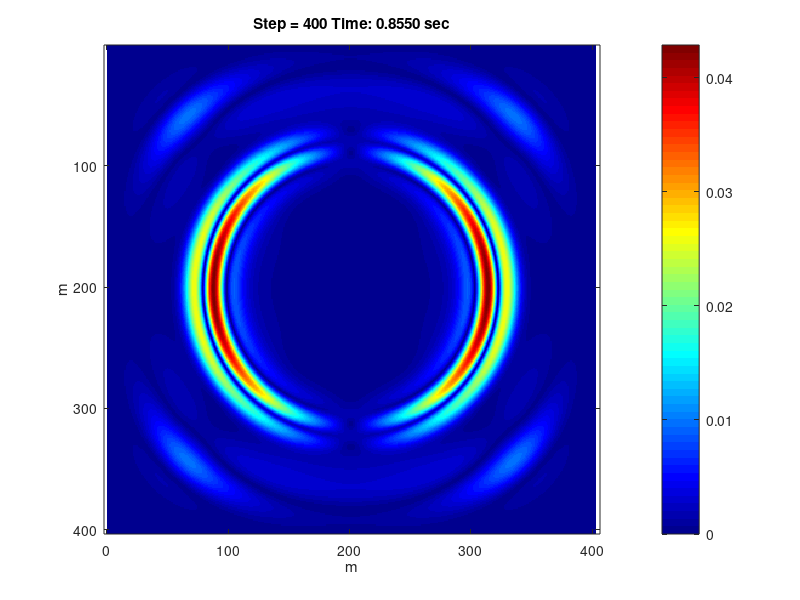

The MATLAB script that drew this image:
% Simple FDTD seismic wave propagation in 2D elastic isotropic medium
% surrounded by simple sponge boundaries with exponential decay
% (Cerjan, 1985).
%
% We solve wave equation in time domain and displacement formulation
% getting wavefield in terms of displacement vector [ux, uz].
%
% Elastic medium is parametrized by Lame parameters and density, we show
% Courant condition and number of points per wavelength prior running %
% loop over time steps.
%
% Conventional FD star-stencils deliver accuracy O(2,2)
% [1 -2 1]/dx2 and [1 -1 -1 1]/4dxdz
% --------------------------------------------------------------
% The code is intentionally writen in a single file
% to simplify start up.
%
% The program does not save any files, add such option manually if needed.
%
% The goal is to provide a simple example of wave propagation
% in elastic medium.
%
% --------------------------------------------------------------
% Oleg Ovcharenko and Vladimir Kazei, 2018
%
% oleg.ovcharenko@kaust.edu.sa
% vladimir.kazei@kaust.edu.sa
%
% King Abdullah University of Science and Technology
% Thuwal, Saudi Arabia
% --------------------------------------------------------------

close all;
clear all;

% Output periodicity in time steps
IT_DISPLAY = 100;

%% MODEL
% Model dimensions, [m]
nx = 401;
nz = 401;
dx = 10;
dz = dx;

% Elastic parameters
vp = 3300.0 * ones(nz, nx);         % velocity of compressional waves, [m/s]
vs = vp / 1.732;                    % velocity of shear waves, [m/s]
rho = 2800.0 * ones(size(vp));      % density, [kg/m3]

% Uncomment below to load Marmousi II benchmark model
% load('./data/marmousi_ii_resampled.mat')

% Lame parameters
lam = rho.*(vp.^2 - 2*vs.^2);       % first Lame parameter
mu = rho.*vs.^2;                    % shear modulus, [N/m2]

%% TIME STEPPING
t_total = 1.;                       % [sec] recording duration
dt = 1/(max(vp(:)) * sqrt(1.0/dx^2 + 1.0/dz^2));
nt = round(t_total/dt);             % number of time steps
t = [0:nt]*dt;

%% SOURCE
f0 = 5.0;                          % dominant frequency of the wavelet
t0 = 1.20 / f0;                     % excitation time
factor = 1e10;                      % amplitude coefficient
angle_force = 90.0;                 % spatial orientation

jsrc = round(nz/2);                 % source location along OZ
isrc = round(nx/2);                 % source location along OX

deg2rad = pi / 180.d0;              % convet degrees to radians
a = pi*pi*f0*f0;
dt2rho_src = dt^2/rho(jsrc, isrc);
%     source_term = factor * exp(-a*(t-t0)^2);                             % Gaussian
%     source_term =  -factor*2.0*a*(t-t0)*exp(-a*(t-t0)^2);                % First derivative of a Gaussian:
source_term = -factor * (1.0 - 2.0*a*(t-t0).^2).*exp(-a*(t-t0).^2);        % Ricker source time function (second derivative of a Gaussian):

force_x = sin(angle_force * deg2rad) * source_term * dt2rho_src / (dx * dz);
force_z = cos(angle_force * deg2rad) * source_term * dt2rho_src / (dx * dz);
min_wavelengh = 0.5*min(vs(vs>330))/f0;     % shortest wavelength bounded by velocity in the air

%% ABSORBING BOUNDARY (ABS)
abs_thick = min(floor(0.20*nx), floor(0.20*nz));         % thicknes of the layer
abs_rate = 0.3/abs_thick;      % decay rate

lmargin = [abs_thick abs_thick];
rmargin = lmargin;
weights = ones(nz+2,nx+2);
for iz = 1:nz+2
    for ix = 1:nx+2
        i = 0;
        j = 0;
        k = 0;
        if (ix < lmargin(1) + 1)
            i = lmargin(1) + 1 - ix;
        end
        if (iz < lmargin(2) + 1)
            k = lmargin(2) + 1 - iz;
        end
        if (nx - rmargin(1) < ix)
            i = ix - nx + rmargin(1);
        end
        if (nz - rmargin(2) < iz)
            k = iz - nz + rmargin(2);
        end
        if (i == 0 && j == 0 && k == 0)
            continue
        end
        rr = abs_rate * abs_rate * double(i*i + j*j + k*k );
        weights(iz,ix) = exp(-rr);
    end
end

%% SUMMARY
fprintf('#################################################\n');
fprintf('2D elastic FDTD seismic wave propagation in \ndisplacement formulation with Cerjan(1985) \nboundary conditions\n');
fprintf('#################################################\n');
fprintf('Model:\n\t%d x %d\tgrid nz x nx\n\t%.0f x %.0f\t\t[m] dz x dx\n',nz, nx, dz,dx);
fprintf('\t%.0f x %.0f\t[m] model size\n',nx*dx, nz*dz);
fprintf('\t%.0f...%.0f\t[m/s] vp\n', min(vp(:)), max(vp(:)));
fprintf('\t%.0f...%.0f\t[m/s] vs\n', min(vs(:)), max(vs(:)));
fprintf('\t%.0f...%.0f\t[kg/m3] rho\n', min(rho(:)), max(rho(:)));
fprintf('Other:\n\t%.1f\tCFL number\n', max(vp(:))*dt * sqrt(1.0/dx^2 + 1.0/dz^2));
fprintf('\t%.2f\t[m] shortest wavelength\n\t%d, %d\t points-per-wavelength OX, OZ\n', min_wavelengh, floor(min_wavelengh/dx), floor(min_wavelengh/dz));

%% ALLOCATE MEMORY FOR WAVEFIELD
ux3 = zeros(nz+2,nx+2);            % Wavefields at t
uz3 = zeros(nz+2,nx+2);
ux2 = zeros(nz+2,nx+2);            % Wavefields at t-1
uz2 = zeros(nz+2,nx+2);
ux1 = zeros(nz+2,nx+2);            % Wavefields at t-2
uz1 = zeros(nz+2,nx+2);
% Coefficients for derivatives
co_dxx = 1/dx^2;
co_dzz = 1/dz^2;
co_dxz = 1/(4.0 * dx * dz);
co_dzx = 1/(4.0 * dx * dz);
dt2rho=(dt^2)./rho;
lam_2mu = lam + 2 * mu;

%% Loop over TIME
tic;
for it = 1:nt
    ux3 = zeros(size(ux2));
    uz3 = zeros(size(uz2));
    % Second-order derivatives
    % Ux
    dux_dxx = co_dxx * (ux2(1:end-2,2:end-1) - 2*ux2(2:end-1,2:end-1) + ux2(3:end,2:end-1));
    dux_dzz = co_dzz * (ux2(2:end-1,1:end-2) - 2*ux2(2:end-1,2:end-1) + ux2(2:end-1,3:end));
    dux_dxz = co_dxz * (ux2(3:end,1:end-2) - ux2(3:end,3:end) ...
        - ux2(1:end-2,1:end-2) + ux2(1:end-2,3:end));
    % Uz
    duz_dxx = co_dxx * (uz2(1:end-2,2:end-1) - 2*uz2(2:end-1,2:end-1) + uz2(3:end,2:end-1));
    duz_dzz = co_dzz * (uz2(2:end-1,1:end-2) - 2*uz2(2:end-1,2:end-1) + uz2(2:end-1,3:end));
    duz_dxz = co_dxz * (uz2(3:end,1:end-2) - uz2(3:end,3:end) ...
        - uz2(1:end-2,1:end-2) + uz2(1:end-2,3:end));
    % Stress G
    sigmas_ux = lam_2mu .* dux_dxx + lam .* duz_dxz + mu .* (dux_dzz + duz_dxz);
    sigmas_uz = mu .* (dux_dxz + duz_dxx) + lam .* dux_dxz + lam_2mu .* duz_dzz;
    % U(t) = 2*U(t-1) - U(t-2) + G dt2/rho;
    ux3(2:end-1,2:end-1) = 2.0*ux2(2:end-1,2:end-1) - ux1(2:end-1,2:end-1) + sigmas_ux.*dt2rho;
    uz3(2:end-1,2:end-1) = 2.0*uz2(2:end-1,2:end-1) - uz1(2:end-1,2:end-1) + sigmas_uz.*dt2rho;
    % Add source term
    ux3(jsrc, isrc) = ux3(jsrc, isrc) + force_x(it);
    uz3(jsrc, isrc) = uz3(jsrc, isrc) + force_z(it);
    % Exchange data between t-2 (1), t-1 (2) and t (3) and apply ABS
    ux1 = ux2 .* weights;
    ux2 = ux3 .* weights;
    uz1 = uz2 .* weights;
    uz2 = uz3 .* weights;
    % Output
    if mod(it,IT_DISPLAY) == 0
        tc = single((it-1)*dt);
        fprintf('Time step: %d \t %.4f s\n',it, single(tc));
        u=sqrt(ux3.^2 + uz3.^2); imagesc(u);
        colorbar; colormap jet;
        title(['Step = ',num2str(it),' Time: ',sprintf('%.4f',tc),' sec']);
        xlabel('m'); ylabel('m');
        axis equal tight;
        drawnow;
    end
end
toc;
disp('End');
